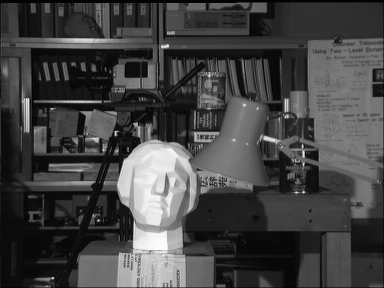
#> input picture photos/tsukuba.png, 384 x 288 px
$ python 4_clahe.py
#> lines starting #> are read from the running program, lines starting #| are printed output that depends on the picture
import cv2
import numpy as np

# Load image in grayscale
img = cv2.imread('../photos/tsukuba.png', 0)
#> img is the input picture: shape (288, 384); min 0, max 252, mean 67.6

# Histogram equalization
equalized_img = cv2.equalizeHist(img)
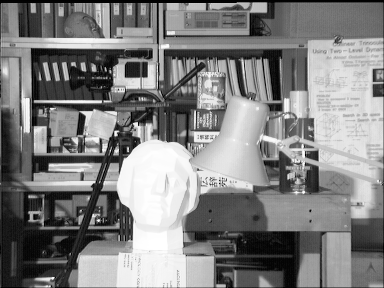
#> equalized_img: shape (288, 384); min 0, max 255, mean 128.6

# CLAHE equalization
# Contrast Limited Adaptive Histogram Equalization
# applies histogram equalization to small regions in the image
# so as to avoid over-amplifying noise, smaller regions like convolution kernels

clahe = cv2.createCLAHE(clipLimit=2.0, tileGridSize=(8, 8))
img_clahe = clahe.apply(img)
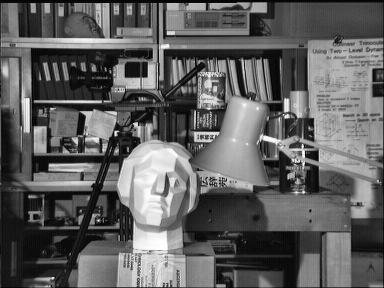
#> img_clahe: shape (288, 384); min 1, max 255, mean 95.9

# Concatenate images horizontally
showImg = np.hstack([img, equalized_img, img_clahe])
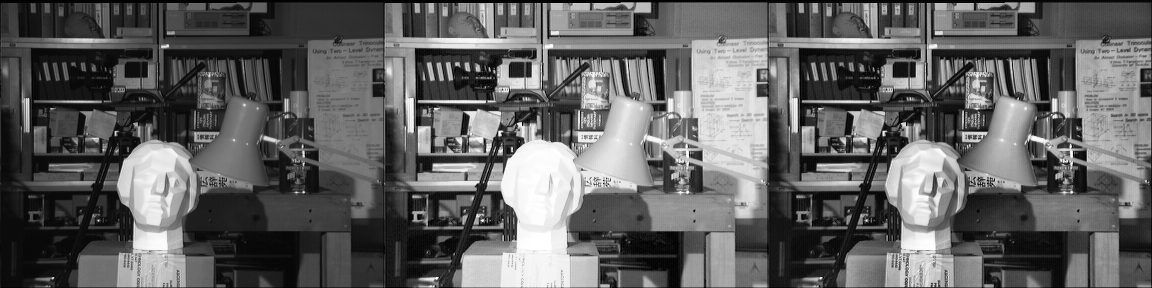
#> showImg: shape (288, 1152); min 0, max 255, mean 97.4

# Display image
cv2.imshow('Equalization Comparison', showImg)
cv2.waitKey(0)
cv2.destroyAllWindows()

$ run again, with photos/gerry.png copied over photos/tsukuba.png
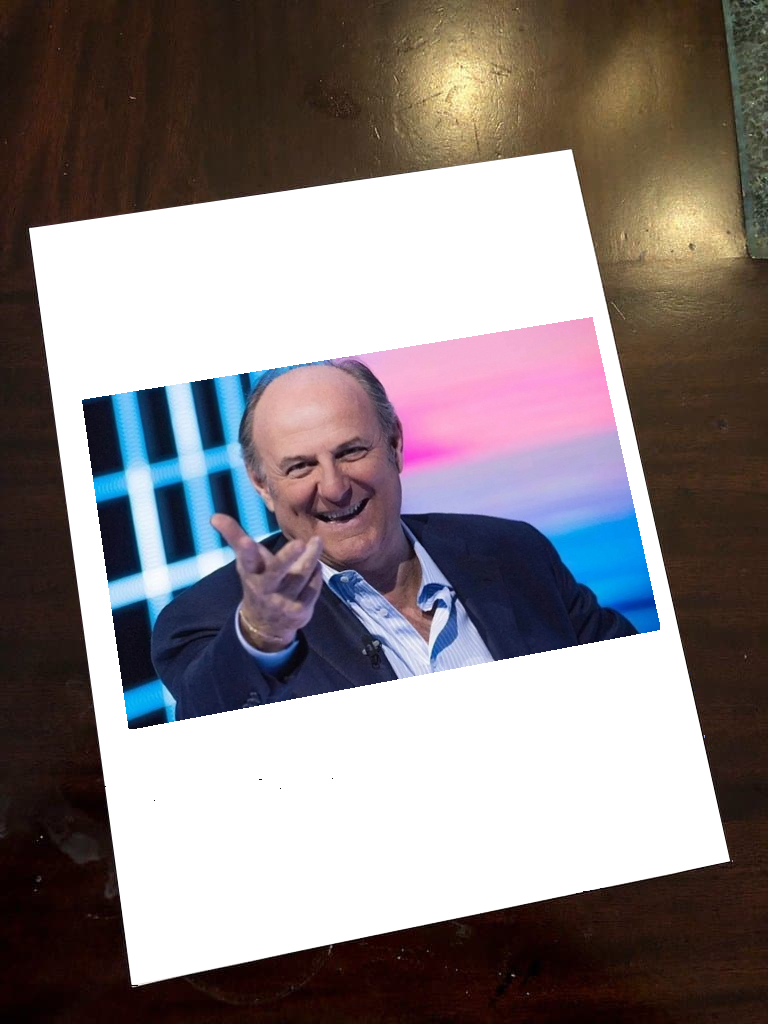
#> input picture photos/gerry.png, 768 x 1024 px
#> `img_clahe = clahe.apply(img)`:
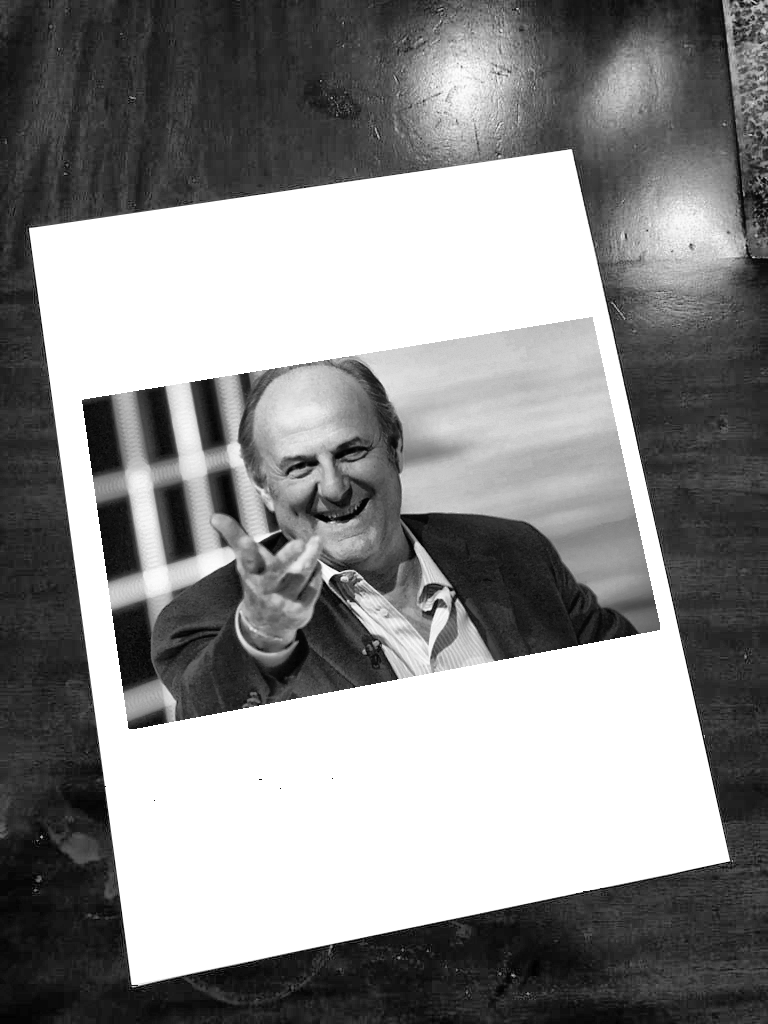
#> img_clahe: shape (1024, 768); min 1, max 255, mean 139.2
#> `showImg = np.hstack([img, equalized_img, img_clahe])`:
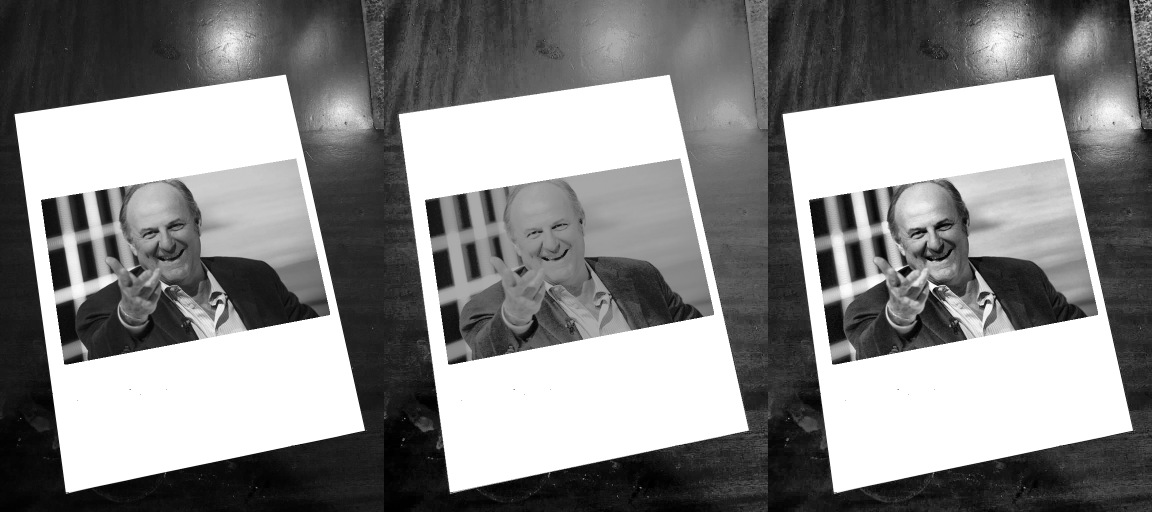
#> showImg: shape (1024, 2304) (shown at 1/2 size); min 0, max 255, mean 137.3

$ run again, with photos/left.png copied over photos/tsukuba.png
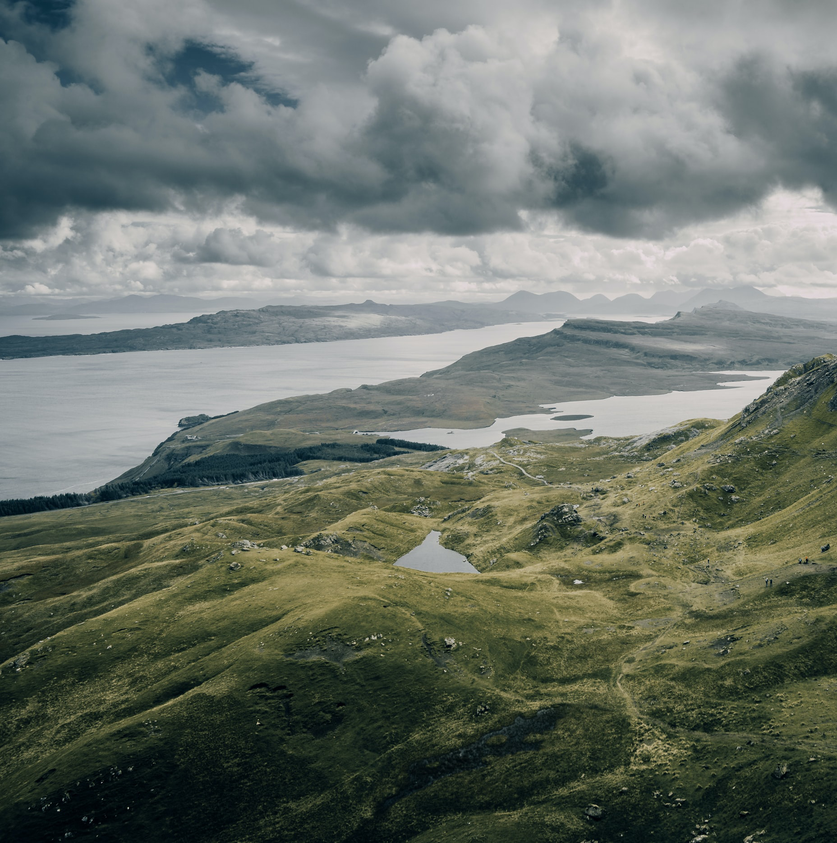
#> input picture photos/left.png, 837 x 843 px, shrunk from 1856 x 1869 before the run
#> `img_clahe = clahe.apply(img)`:
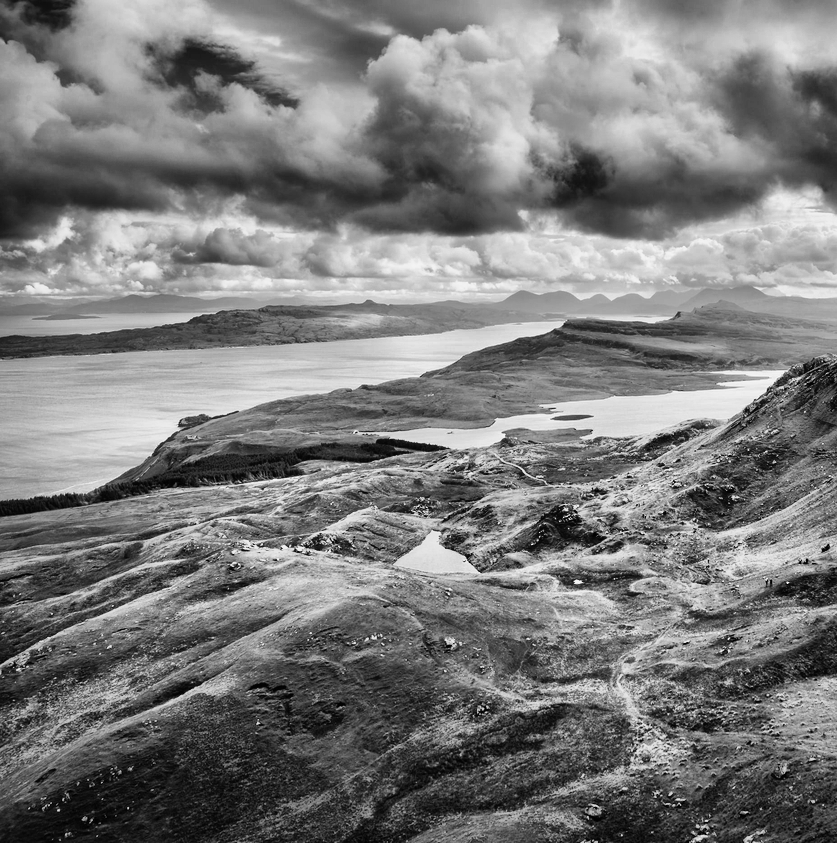
#> img_clahe: shape (843, 837); min 0, max 249, mean 123.4
#> `showImg = np.hstack([img, equalized_img, img_clahe])`:
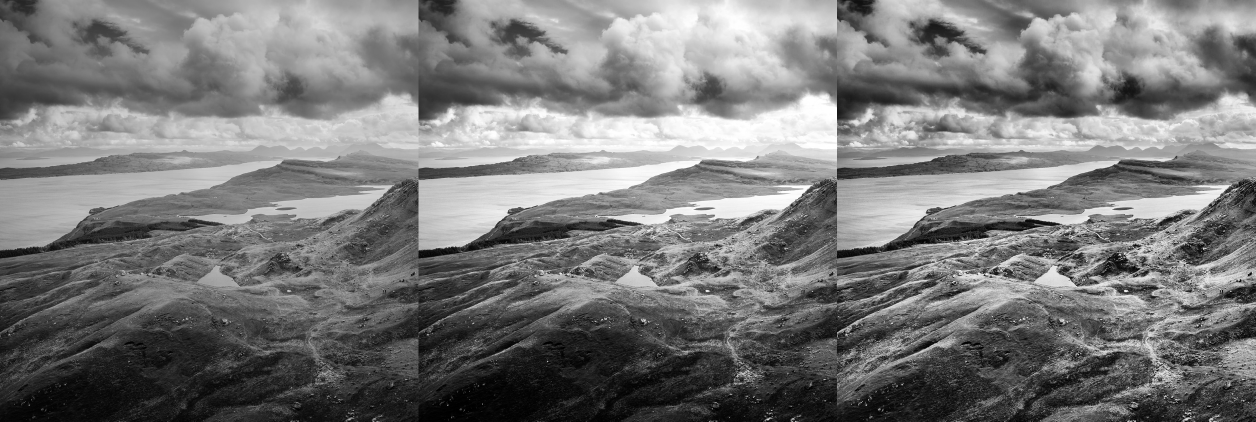
#> showImg: shape (843, 2511) (shown at 1/2 size); min 0, max 255, mean 120.9

$ run again, with photos/salt_pepper.png copied over photos/tsukuba.png
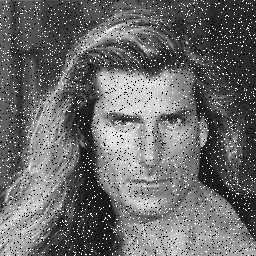
#> input picture photos/salt_pepper.png, 256 x 256 px
#> img is the input picture: shape (256, 256); min 0, max 255, mean 106.4
#> `equalized_img = cv2.equalizeHist(img)`:
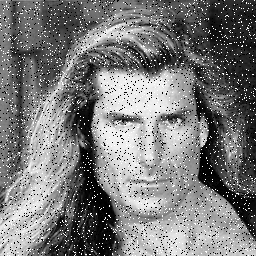
#> equalized_img: shape (256, 256); min 0, max 255, mean 122
#> `showImg = np.hstack([img, equalized_img, img_clahe])`:
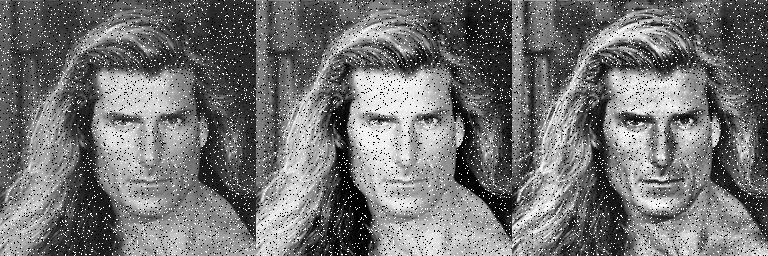
#> showImg: shape (256, 768); min 0, max 255, mean 115
